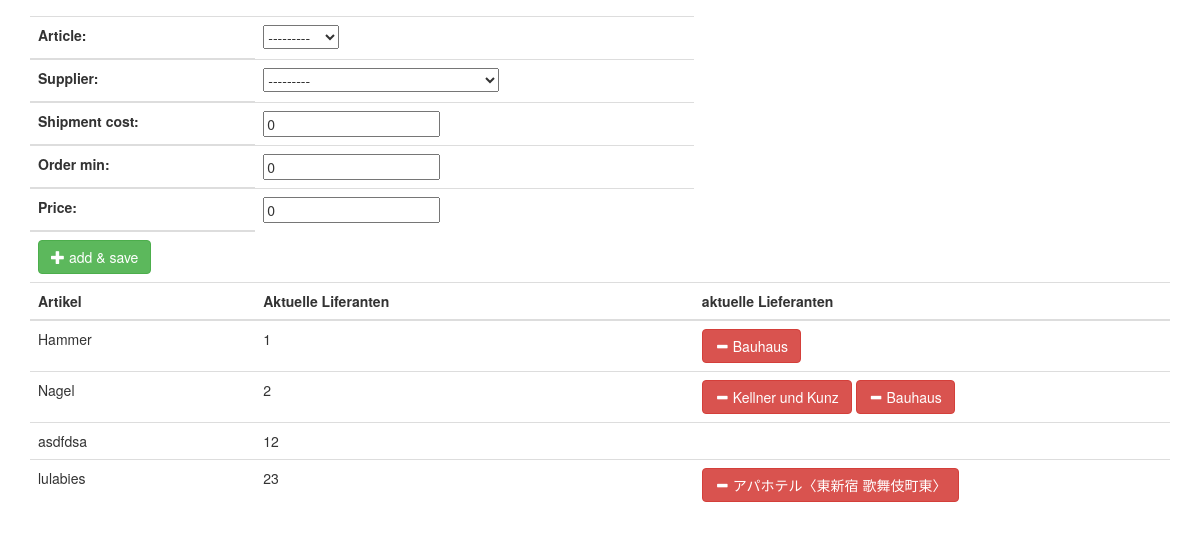
Page /getmatrix/ on the earlier database version.
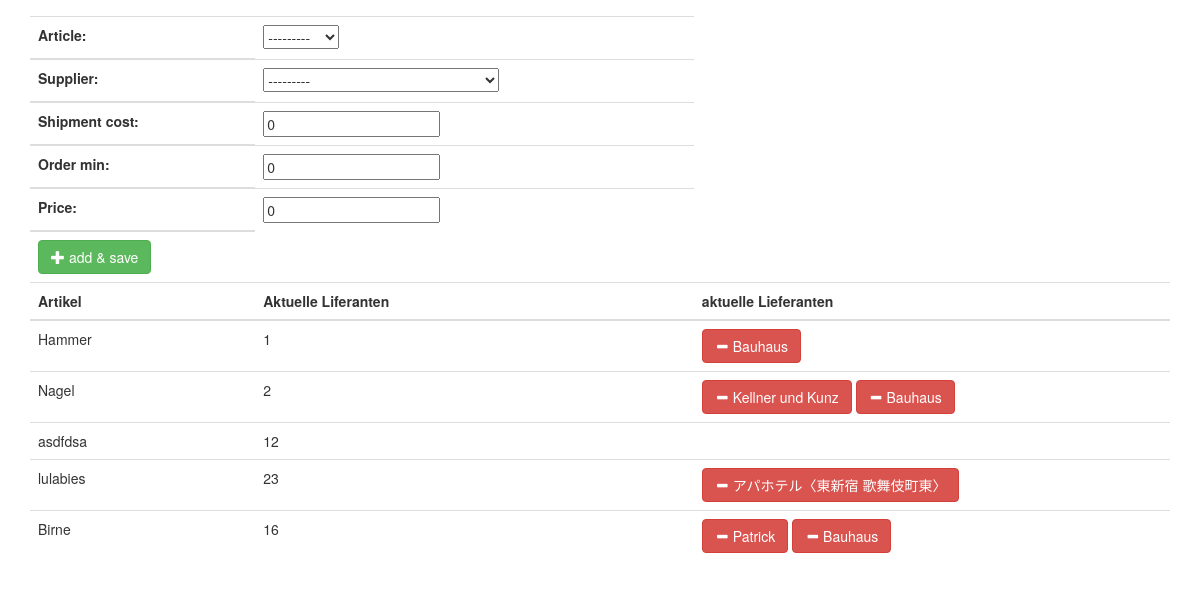
Same page on the later database version.
### warehouse/models.py (models this page shows, shortened)
class Article(models.Model):
    id = models.AutoField(primary_key=True)
    label = models.CharField(max_length=200)
    sensor_no = models.IntegerField()
    sensor_status = models.BooleanField(default=True)
    supplier = models.ManyToManyField(Supplier, through='Detail')
    def __str__(self):
        return self.label

class Detail(models.Model):
    id = models.AutoField(primary_key=True)
    article = models.ForeignKey(Article, on_delete=models.CASCADE)
    supplier = models.ForeignKey(Supplier, on_delete=models.CASCADE)
    shipment_cost = models.IntegerField(default=0)
    order_min = models.IntegerField(default=0)
    price = models.IntegerField(default=0)

class Supplier(models.Model):
    id = models.AutoField(primary_key=True)
    name = models.CharField(max_length=200)
    def __str__(self):
        return self.name

### warehouse/views.py (the view, shortened to what this page needs)
# urls.py: path('getmatrix/', MatrixListView.as_view(), name='getmatrix'),
class MatrixListView(generic.ListView):
    template_name = 'getmatrix.html'
    context_object_name = 'articles'
    queryset = Article.objects.all()
    def get_context_data(self, **kwargs):
        context = super(MatrixListView, self).get_context_data(**kwargs)
        context['details'] = Detail.objects.all()
        context['formx'] = SearchForm()
        context['formy'] = AddArticleToSuppForm()
        return context

### warehouse/forms.py
class SearchForm(forms.Form):
    search_term = forms.CharField(label='search_term', max_length=100, widget=forms.TextInput(attrs={'class': 'form-control',}))

class AddArticleToSuppForm(forms.ModelForm):
    class Meta:
        model = Detail
        fields = ('article', 'supplier','shipment_cost', 'order_min', 'price')
        widgets = {
        }

### warehouse/templates/getmatrix.html (shortened to what this page needs)
<!DOCTYPE html>
<html lang="en">
<head>
    <link rel="stylesheet" href="https://maxcdn.bootstrapcdn.com/bootstrap/3.3.7/css/bootstrap.min.css">
</head>
<body>
<div class="container">
<table class="table">
    <thead>
            <td>
            <form class="form-inline my-2 my-lg-0" action="/getmatrix/" method="post">
                {{formy}}
            </td>
               <td>
                <button type="submit" class="btn btn-success" name="AddArticleToSupp">
                    <span class="glyphicon glyphicon-plus"></span> add & save
                </button>
        </td>
        <tr>
            <th>Artikel</th>
            <th>Aktuelle Liferanten</th>
            <th>aktuelle Lieferanten</th>
        </tr>
    </thead>
    <tbody>
    {% for article in articles %}
    <tr>
        <td>{{article.label}}</td>
        <td>{{article.sensor_no}}</td>
        <td>
            <form action="/getmatrix/" method="post">
                    {% for detail in details %}
                        {% if detail.article == article %}
                            <button type="submit" class="btn btn-danger" name="sub" value="{{detail.id}}">
                                <span class="glyphicon glyphicon-minus"></span> {{detail.supplier}}
                            </button>
                        {% endif %}
                    {% endfor %}
            </form>
        </td>
    </tr>
    {% endfor %}
    </tbody>
</table>
</div>
</body>
</html>

Differences in the rows shown:
added Article: label "Birne", sensor_no "16"
added Detail: {{ detail.id }} 26 (drawn), supplier "Patrick", shown under "Birne"
added Detail: {{ detail.id }} 27 (drawn), supplier "Bauhaus", shown under "Birne"
